Frame 1 (no input): blank canvas, image omitted
Frame 60 (no input): blank canvas, image omitted
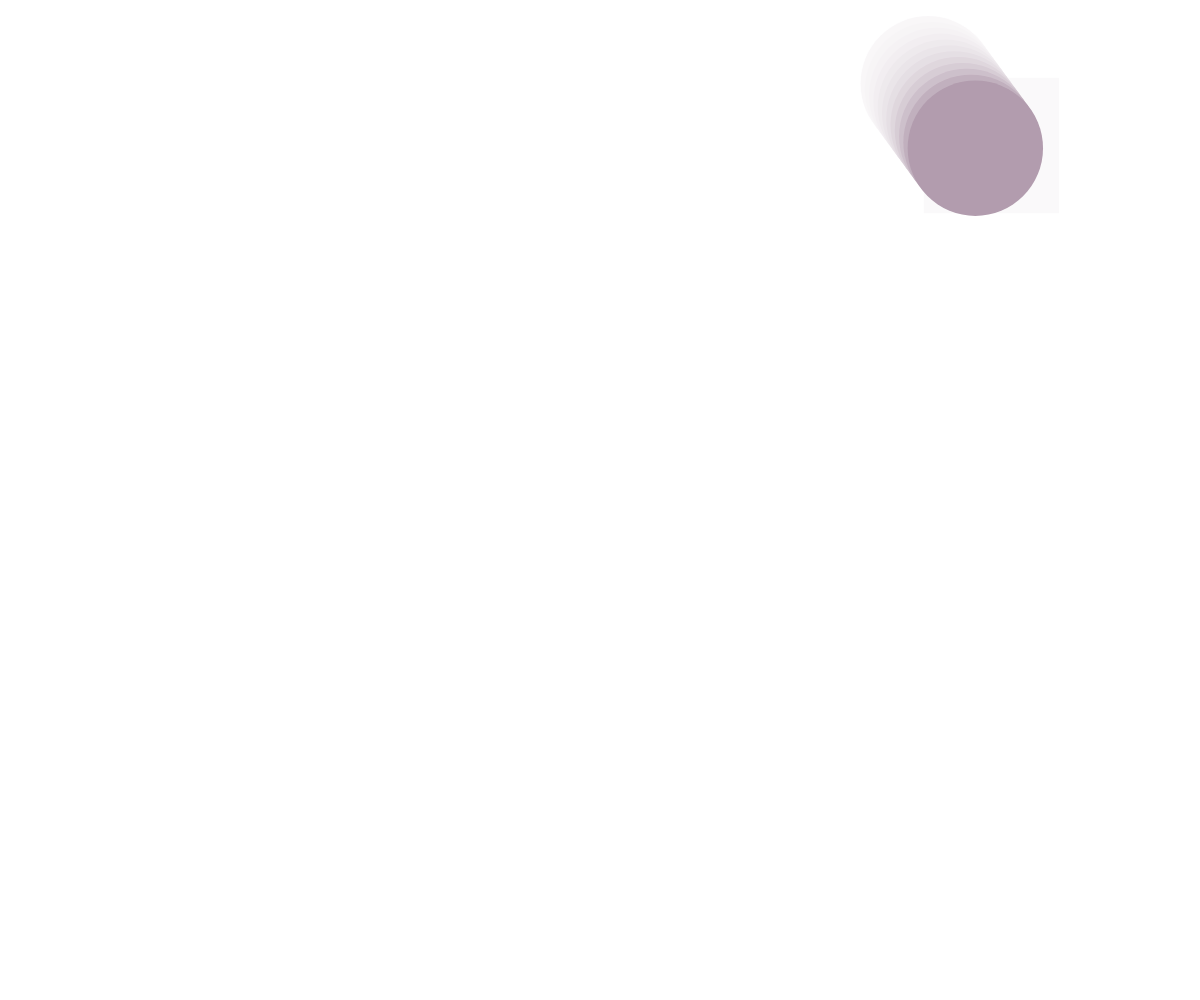
Frame 120 (the mouse pressed at the canvas centre since frame 60)

The p5.js sketch whose frames 1 and 60 were blank and that drew this single picture after the mouse press (run headless with seeded random() and noise() and a simulated clock; from frame 60 on, the mouse is pressed at the canvas centre):

// p5.js sketch
// ── sketch.js
function setup() {
  createCanvas(windowWidth, windowHeight);
  //creates random x and y direction
  xDir = random(-10, 10);
  yDir = random(-10, 10);
  //creates sizes of the ball
  size = random(50, 200);
  x = random(size, width - size);
  y = random(size, height - size);
  noStroke();
}

function draw() {
  //adds 
  background(255, 50);
  ellipse(x, y, size);
  shape = random(0,2)
  //if statement if the with is touched
  //changes direction, size, and color
  if (x >= width - size / 2 || x <= size / 2) {
    xDir *= -1;
    size = random(50, 200);
    fill(random(0,255), random(0,255), random(0,255))
    if (shape == 1){
      ellipse(x, y, size);
    }
    else{
      rect(x, y, size, size);
    }
  }
  //if statement if the height is touched
  //changes direction, size, and color
  if (y >= height - size / 2 || y <= size / 2) {
    yDir *= -1;
    size = random(50, 200);
    fill(random(0,255), random(0,255), random(0,255))
    if (shape == 1){
      ellipse(x, y, size);
    }
    else{
      rect(x, y, size, size);
    }
  }

  //movement in both direction 
  x += xDir;
  y += yDir;
}
